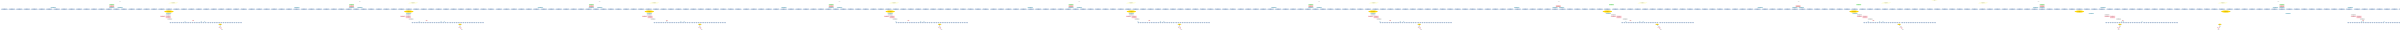

The script that drew this image:
#!/usr/bin/env python3

import graphviz
from graphviz import Digraph

def create_ring_attention_sp_dag():
    """
    Create DAG for Ring Attention with Sequence Parallelism
    16 GPUs, SP=16, sequence length split to 6250 tokens per device
    Model: 4-layer dense transformer
    """
    dot = Digraph(comment='Dense Transformer - Ring Attention + Sequence Parallel (SP=16)')
    dot.attr(rankdir='TB', size='25,25', concentrate='true')
    
    # Parameters
    batch_size = 128
    global_seq_len = 100000
    local_seq_len = 6250
    hidden_size = 4096
    heads = 32
    head_dim = 128
    mlp_hidden = 32768
    
    # Create subgraph for each device
    for device_id in range(16):
        start_token = device_id * local_seq_len
        end_token = start_token + local_seq_len - 1
        
        with dot.subgraph(name=f'cluster_device_{device_id}') as c:
            c.attr(label=f'Device {device_id}\nSequence: [{start_token}, {end_token}]\nLocal tokens: {local_seq_len}', 
                   style='rounded', color=f'color{device_id % 8}', fillcolor=f'lightcolor{device_id % 8}')
            
            # Input split
            c.node(f'input_split_{device_id}', 
                   f'Sequence Split\nInput: [batch=128, seq={global_seq_len}, d_model=4096]\nOutput: [batch=128, seq={local_seq_len}, d_model=4096]\nGPU: {device_id}', 
                   shape='parallelogram', style='filled', fillcolor='lightyellow')
            
            # Embedding (after split)
            c.node(f'embed_{device_id}', 
                   f'Embedding\nInput: [batch=128, seq={local_seq_len}]\nOutput: [batch=128, seq={local_seq_len}, d_model=4096]\nGPU: {device_id}', 
                   shape='rectangle', style='filled', fillcolor='lightgreen')
            
            # Layer 0
            c.node(f'ln0_pre_{device_id}', 
                   f'LayerNorm L0\nInput: [batch=128, seq={local_seq_len}, d_model=4096]\nOutput: [batch=128, seq={local_seq_len}, d_model=4096]\nGPU: {device_id}', 
                   shape='rectangle', style='filled', fillcolor='lightcoral')
            
            # Q,K,V projections for Layer 0
            c.node(f'q_proj_0_{device_id}', 
                   f'Q Projection L0\nInput: [batch=128, seq={local_seq_len}, d_model=4096]\nOutput: [batch=128, seq={local_seq_len}, heads=32, d_k=128]\nGPU: {device_id}', 
                   shape='rectangle', style='filled', fillcolor='lightblue')
            c.node(f'k_proj_0_{device_id}', 
                   f'K Projection L0\nInput: [batch=128, seq={local_seq_len}, d_model=4096]\nOutput: [batch=128, seq={local_seq_len}, heads=32, d_k=128]\nGPU: {device_id}', 
                   shape='rectangle', style='filled', fillcolor='lightblue')
            c.node(f'v_proj_0_{device_id}', 
                   f'V Projection L0\nInput: [batch=128, seq={local_seq_len}, d_model=4096]\nOutput: [batch=128, seq={local_seq_len}, heads=32, d_k=128]\nGPU: {device_id}', 
                   shape='rectangle', style='filled', fillcolor='lightblue')
            
            # Ring Attention mechanism
            c.node(f'ring_attention_0_{device_id}', 
                   f'Ring Attention L0\nLocal Q: [batch=128, seq={local_seq_len}, heads=32, d_k=128]\nRing K,V: [batch=128, seq={global_seq_len}, heads=32, d_k=128]\nOutput: [batch=128, seq={local_seq_len}, heads=32, d_k=128]\nGPU: {device_id}\nStages: 16', 
                   shape='doubleoctagon', style='filled', fillcolor='gold', peripheries='2')
            
            # Ring communication nodes
            for stage in range(16):
                src_device = (device_id - stage) % 16
                next_device = (device_id + 1) % 16
                
                c.node(f'kv_send_0_{device_id}_{stage}', 
                       f'Send K,V\nStage {stage}\nData: [batch=128, seq={local_seq_len}, heads=32, d_k=128]\nFrom: {device_id}\nTo: {next_device}', 
                       shape='ellipse', style='filled,dashed', fillcolor='lightsteelblue')
                
                c.node(f'kv_recv_0_{device_id}_{stage}', 
                       f'Recv K,V\nStage {stage}\nData: [batch=128, seq={local_seq_len}, heads=32, d_k=128]\nFrom: {src_device}\nTo: {device_id}', 
                       shape='ellipse', style='filled,dashed', fillcolor='lightsteelblue')
            
            c.node(f'o_proj_0_{device_id}', 
                   f'O Projection L0\nInput: [batch=128, seq={local_seq_len}, heads=32, d_k=128]\nOutput: [batch=128, seq={local_seq_len}, d_model=4096]\nGPU: {device_id}', 
                   shape='rectangle', style='filled', fillcolor='lightblue')
            
            c.node(f'add_0_{device_id}', 
                   f'Residual Add L0\nInput: [batch=128, seq={local_seq_len}, d_model=4096]\nOutput: [batch=128, seq={local_seq_len}, d_model=4096]\nGPU: {device_id}', 
                   shape='rectangle', style='filled', fillcolor='lightgray')
            
            # MLP Layer 0
            c.node(f'mlp0_gate_{device_id}', 
                   f'MLP Gate L0\nInput: [batch=128, seq={local_seq_len}, d_model=4096]\nOutput: [batch=128, seq={local_seq_len}, mlp_hidden=32768]\nGPU: {device_id}', 
                   shape='rectangle', style='filled', fillcolor='lightpink')
            c.node(f'mlp0_up_{device_id}', 
                   f'MLP Up L0\nInput: [batch=128, seq={local_seq_len}, d_model=4096]\nOutput: [batch=128, seq={local_seq_len}, mlp_hidden=32768]\nGPU: {device_id}', 
                   shape='rectangle', style='filled', fillcolor='lightpink')
            c.node(f'mlp0_down_{device_id}', 
                   f'MLP Down L0\nInput: [batch=128, seq={local_seq_len}, mlp_hidden=32768]\nOutput: [batch=128, seq={local_seq_len}, d_model=4096]\nGPU: {device_id}', 
                   shape='rectangle', style='filled', fillcolor='lightpink')
            
            c.node(f'add_1_{device_id}', 
                   f'Residual Add L0\nInput: [batch=128, seq={local_seq_len}, d_model=4096]\nOutput: [batch=128, seq={local_seq_len}, d_model=4096]\nGPU: {device_id}', 
                   shape='rectangle', style='filled', fillcolor='lightgray')
            
            # Layer 1
            c.node(f'ln1_pre_{device_id}', 
                   f'LayerNorm L1\nGPU: {device_id}', 
                   shape='rectangle', style='filled', fillcolor='lightcoral')
            c.node(f'q_proj_1_{device_id}', f'Q Proj L1\nGPU: {device_id}', 
                   shape='rectangle', style='filled', fillcolor='lightblue')
            c.node(f'k_proj_1_{device_id}', f'K Proj L1\nGPU: {device_id}', 
                   shape='rectangle', style='filled', fillcolor='lightblue')
            c.node(f'v_proj_1_{device_id}', f'V Proj L1\nGPU: {device_id}', 
                   shape='rectangle', style='filled', fillcolor='lightblue')
            
            c.node(f'ring_attention_1_{device_id}', 
                   f'Ring Attention L1\nGPU: {device_id}\nStages: 16', 
                   shape='doubleoctagon', style='filled', fillcolor='gold', peripheries='2')
            
            for stage in range(16):
                src_device = (device_id - stage) % 16
                next_device = (device_id + 1) % 16
                
                c.node(f'kv_send_1_{device_id}_{stage}', 
                       f'Send K,V L1\nStage {stage}\nFrom: {device_id}\nTo: {next_device}', 
                       shape='ellipse', style='filled,dashed', fillcolor='lightsteelblue')
                c.node(f'kv_recv_1_{device_id}_{stage}', 
                       f'Recv K,V L1\nStage {stage}\nFrom: {src_device}\nTo: {device_id}', 
                       shape='ellipse', style='filled,dashed', fillcolor='lightsteelblue')
            
            c.node(f'o_proj_1_{device_id}', f'O Proj L1\nGPU: {device_id}', 
                   shape='rectangle', style='filled', fillcolor='lightblue')
            c.node(f'add_2_{device_id}', f'Residual Add L1\nGPU: {device_id}', 
                   shape='rectangle', style='filled', fillcolor='lightgray')
            
            c.node(f'mlp1_gate_{device_id}', f'MLP Gate L1\nGPU: {device_id}', 
                   shape='rectangle', style='filled', fillcolor='lightpink')
            c.node(f'mlp1_up_{device_id}', f'MLP Up L1\nGPU: {device_id}', 
                   shape='rectangle', style='filled', fillcolor='lightpink')
            c.node(f'mlp1_down_{device_id}', f'MLP Down L1\nGPU: {device_id}', 
                   shape='rectangle', style='filled', fillcolor='lightpink')
            
            c.node(f'add_3_{device_id}', f'Residual Add L1\nGPU: {device_id}', 
                   shape='rectangle', style='filled', fillcolor='lightgray')
            
            # Layer 2 (simplified - same pattern as Layer 0)
            c.node(f'ln2_pre_{device_id}', f'LayerNorm L2\nGPU: {device_id}', 
                   shape='rectangle', style='filled', fillcolor='lightcoral')
            c.node(f'ring_attention_2_{device_id}', f'Ring Attention L2\nGPU: {device_id}\nStages: 16', 
                   shape='doubleoctagon', style='filled', fillcolor='gold', peripheries='2')
            c.node(f'o_proj_2_{device_id}', f'O Proj L2\nGPU: {device_id}', 
                   shape='rectangle', style='filled', fillcolor='lightblue')
            c.node(f'add_4_{device_id}', f'Residual Add L2\nGPU: {device_id}', 
                   shape='rectangle', style='filled', fillcolor='lightgray')
            c.node(f'mlp2_down_{device_id}', f'MLP Down L2\nGPU: {device_id}', 
                   shape='rectangle', style='filled', fillcolor='lightpink')
            c.node(f'add_5_{device_id}', f'Residual Add L2\nGPU: {device_id}', 
                   shape='rectangle', style='filled', fillcolor='lightgray')
            
            # Layer 3 (simplified - same pattern as Layer 0)
            c.node(f'ln3_pre_{device_id}', f'LayerNorm L3\nGPU: {device_id}', 
                   shape='rectangle', style='filled', fillcolor='lightcoral')
            c.node(f'ring_attention_3_{device_id}', f'Ring Attention L3\nGPU: {device_id}\nStages: 16', 
                   shape='doubleoctagon', style='filled', fillcolor='gold', peripheries='2')
            c.node(f'o_proj_3_{device_id}', f'O Proj L3\nGPU: {device_id}', 
                   shape='rectangle', style='filled', fillcolor='lightblue')
            c.node(f'add_6_{device_id}', f'Residual Add L3\nGPU: {device_id}', 
                   shape='rectangle', style='filled', fillcolor='lightgray')
            c.node(f'mlp3_down_{device_id}', f'MLP Down L3\nGPU: {device_id}', 
                   shape='rectangle', style='filled', fillcolor='lightpink')
            c.node(f'add_7_{device_id}', f'Residual Add L3\nGPU: {device_id}', 
                   shape='rectangle', style='filled', fillcolor='lightgray')
            
            # Output gather
            c.node(f'output_gather_{device_id}', 
                   f'Gather Output\nInput: [batch=128, seq={local_seq_len}, d_model=4096]\nOutput: [batch=128, seq={global_seq_len}, d_model=4096]\nGPU: {device_id}→All', 
                   shape='parallelogram', style='filled', fillcolor='lightsteelblue')
    
    # Global input
    dot.node('global_input', 'Global Input\n[batch=128, seq=100000, d_model=4096]\nGPU: Host', 
            shape='ellipse', style='filled', fillcolor='lightyellow')
    
    # Global output
    dot.node('global_output', 'Global Output\n[batch=128, seq=100000, d_model=4096]\nGPU: Host', 
            shape='ellipse', style='filled', fillcolor='lightyellow')
    
    # Create connections for each device
    for device_id in range(16):
        # Input split
        dot.edge('global_input', f'input_split_{device_id}')
        dot.edge(f'input_split_{device_id}', f'embed_{device_id}')
        
        # Layer 0 connections
        dot.edge(f'embed_{device_id}', f'ln0_pre_{device_id}')
        dot.edge(f'ln0_pre_{device_id}', f'q_proj_0_{device_id}')
        dot.edge(f'ln0_pre_{device_id}', f'k_proj_0_{device_id}')
        dot.edge(f'ln0_pre_{device_id}', f'v_proj_0_{device_id}')
        
        # Ring attention pattern
        dot.edge(f'q_proj_0_{device_id}', f'ring_attention_0_{device_id}')
        dot.edge(f'k_proj_0_{device_id}', f'ring_attention_0_{device_id}')
        dot.edge(f'v_proj_0_{device_id}', f'ring_attention_0_{device_id}')
        
        # Ring communication edges
        for stage in range(16):
            src_device = (device_id - stage) % 16
            next_device = (device_id + 1) % 16
            
            # Receive KV from previous device
            dot.edge(f'k_proj_0_{src_device}', f'kv_recv_0_{device_id}_{stage}', style='dashed')
            dot.edge(f'v_proj_0_{src_device}', f'kv_recv_0_{device_id}_{stage}', style='dashed')
            dot.edge(f'kv_recv_0_{device_id}_{stage}', f'ring_attention_0_{device_id}')
            
            # Send KV to next device
            dot.edge(f'k_proj_0_{device_id}', f'kv_send_0_{device_id}_{stage}')
            dot.edge(f'v_proj_0_{device_id}', f'kv_send_0_{device_id}_{stage}')
            dot.edge(f'kv_send_0_{device_id}_{stage}', f'kv_recv_0_{next_device}_{stage}', style='dashed')
        
        dot.edge(f'ring_attention_0_{device_id}', f'o_proj_0_{device_id}')
        dot.edge(f'o_proj_0_{device_id}', f'add_0_{device_id}')
        dot.edge(f'embed_{device_id}', f'add_0_{device_id}')  # Residual
        
        # MLP Layer 0
        dot.edge(f'add_0_{device_id}', f'mlp0_gate_{device_id}')
        dot.edge(f'add_0_{device_id}', f'mlp0_up_{device_id}')
        dot.edge(f'mlp0_gate_{device_id}', f'mlp0_down_{device_id}')
        dot.edge(f'mlp0_up_{device_id}', f'mlp0_down_{device_id}')
        dot.edge(f'mlp0_down_{device_id}', f'add_1_{device_id}')
        dot.edge(f'add_0_{device_id}', f'add_1_{device_id}')  # Residual
        
        # Layer 1 connections
        dot.edge(f'add_1_{device_id}', f'ln1_pre_{device_id}')
        dot.edge(f'ln1_pre_{device_id}', f'q_proj_1_{device_id}')
        dot.edge(f'ln1_pre_{device_id}', f'k_proj_1_{device_id}')
        dot.edge(f'ln1_pre_{device_id}', f'v_proj_1_{device_id}')
        
        dot.edge(f'q_proj_1_{device_id}', f'ring_attention_1_{device_id}')
        dot.edge(f'k_proj_1_{device_id}', f'ring_attention_1_{device_id}')
        dot.edge(f'v_proj_1_{device_id}', f'ring_attention_1_{device_id}')
        
        # Ring communication for layer 1
        for stage in range(16):
            src_device = (device_id - stage) % 16
            next_device = (device_id + 1) % 16
            
            dot.edge(f'k_proj_1_{src_device}', f'kv_recv_1_{device_id}_{stage}', style='dashed')
            dot.edge(f'v_proj_1_{src_device}', f'kv_recv_1_{device_id}_{stage}', style='dashed')
            dot.edge(f'kv_recv_1_{device_id}_{stage}', f'ring_attention_1_{device_id}')
            dot.edge(f'k_proj_1_{device_id}', f'kv_send_1_{device_id}_{stage}')
            dot.edge(f'v_proj_1_{device_id}', f'kv_send_1_{device_id}_{stage}')
            dot.edge(f'kv_send_1_{device_id}_{stage}', f'kv_recv_1_{next_device}_{stage}', style='dashed')
        
        dot.edge(f'ring_attention_1_{device_id}', f'o_proj_1_{device_id}')
        dot.edge(f'o_proj_1_{device_id}', f'add_2_{device_id}')
        dot.edge(f'add_1_{device_id}', f'add_2_{device_id}')  # Residual
        
        dot.edge(f'add_2_{device_id}', f'mlp1_gate_{device_id}')
        dot.edge(f'add_2_{device_id}', f'mlp1_up_{device_id}')
        dot.edge(f'mlp1_gate_{device_id}', f'mlp1_down_{device_id}')
        dot.edge(f'mlp1_up_{device_id}', f'mlp1_down_{device_id}')
        dot.edge(f'mlp1_down_{device_id}', f'add_3_{device_id}')
        dot.edge(f'add_2_{device_id}', f'add_3_{device_id}')  # Residual
        
        # Layer 2 (simplified connections)
        dot.edge(f'add_3_{device_id}', f'ln2_pre_{device_id}')
        dot.edge(f'ln2_pre_{device_id}', f'ring_attention_2_{device_id}')
        dot.edge(f'ring_attention_2_{device_id}', f'o_proj_2_{device_id}')
        dot.edge(f'o_proj_2_{device_id}', f'add_4_{device_id}')
        dot.edge(f'add_3_{device_id}', f'add_4_{device_id}')  # Residual
        dot.edge(f'add_4_{device_id}', f'mlp2_down_{device_id}')
        dot.edge(f'mlp2_down_{device_id}', f'add_5_{device_id}')
        dot.edge(f'add_4_{device_id}', f'add_5_{device_id}')  # Residual
        
        # Layer 3 (simplified connections)
        dot.edge(f'add_5_{device_id}', f'ln3_pre_{device_id}')
        dot.edge(f'ln3_pre_{device_id}', f'ring_attention_3_{device_id}')
        dot.edge(f'ring_attention_3_{device_id}', f'o_proj_3_{device_id}')
        dot.edge(f'o_proj_3_{device_id}', f'add_6_{device_id}')
        dot.edge(f'add_5_{device_id}', f'add_6_{device_id}')  # Residual
        dot.edge(f'add_6_{device_id}', f'mlp3_down_{device_id}')
        dot.edge(f'mlp3_down_{device_id}', f'add_7_{device_id}')
        dot.edge(f'add_6_{device_id}', f'add_7_{device_id}')  # Residual
        
        # Output gather
        dot.edge(f'add_7_{device_id}', f'output_gather_{device_id}')
        for device_id2 in range(16):
            dot.edge(f'output_gather_{device_id2}', 'global_output')
    
    return dot

if __name__ == "__main__":
    dag = create_ring_attention_sp_dag()
    
    # Save files
    dag.render('../outputs/2025-11-21-16-26-54/ring_attention_sp_dag', format='svg', cleanup=True)
    
    # Save DOT file
    with open('../outputs/2025-11-21-16-26-54/ring_attention_sp_dag.dot', 'w') as f:
        f.write(dag.source)
    
    print("Ring Attention SP DAG created successfully!")
    print(f"SVG: ../outputs/2025-11-21-16-26-54/ring_attention_sp_dag.svg")
    print(f"DOT: ../outputs/2025-11-21-16-26-54/ring_attention_sp_dag.dot")
